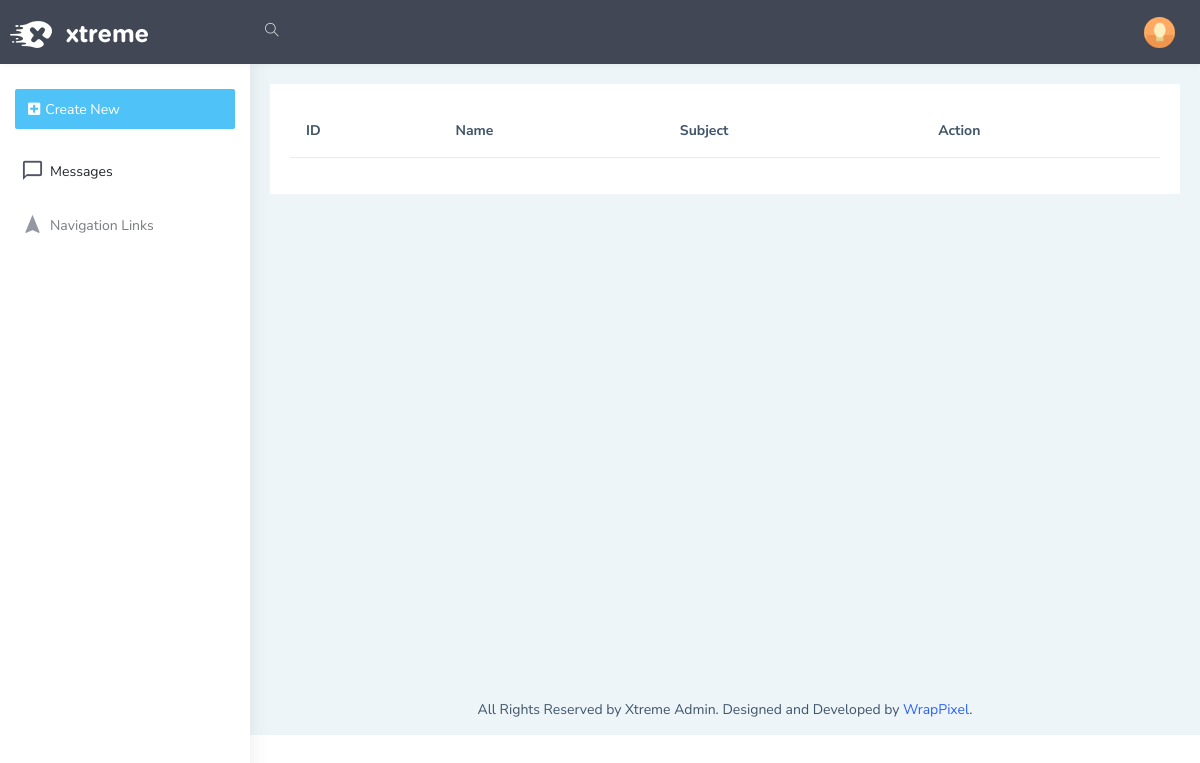
The page /admin/messages on the database as committed earlier.
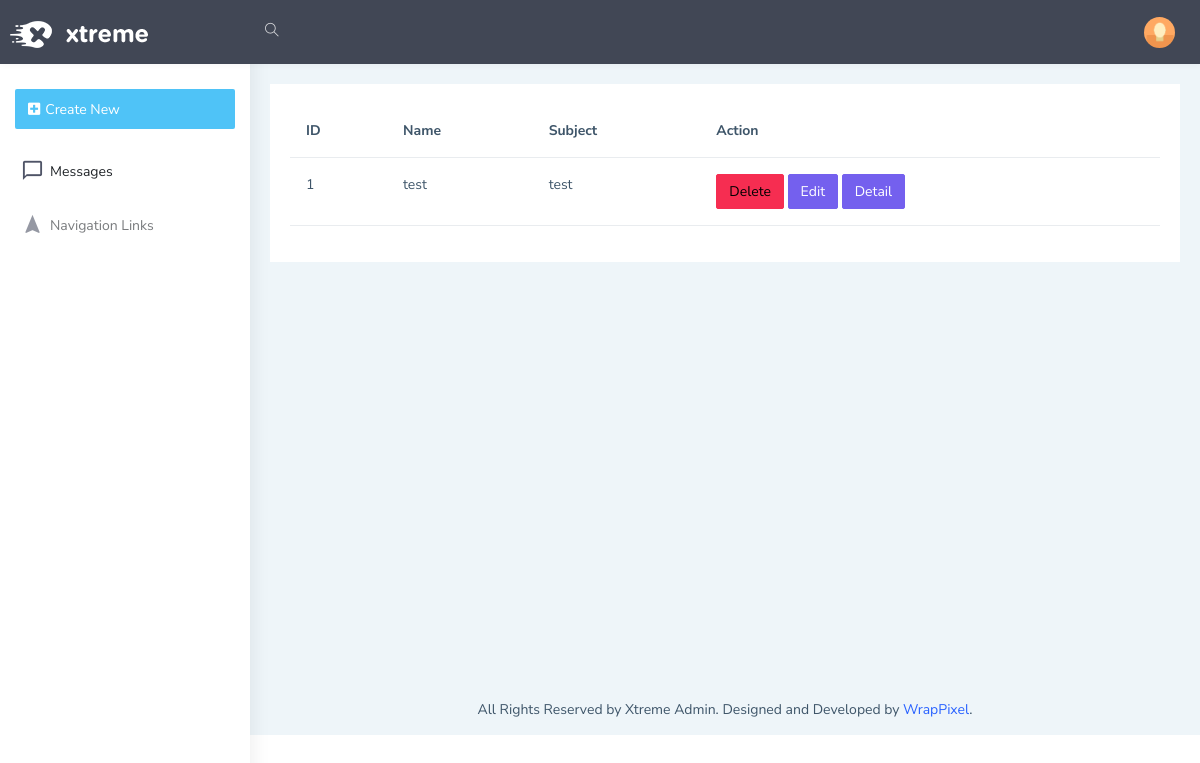
The same page on the database as committed later.
### models.py (models this page shows)
class Messages(db.Model):
    Id=db.Column(db.Integer, primary_key=True, autoincrement=True)
    Name=db.Column(db.String(50), nullable=False)
    Email=db.Column(db.String(50), nullable=False)
    Subject=db.Column(db.String(50), nullable=False)
    Message=db.Column(db.String(255), nullable=False)

### admin/routes.py (the view)
@admin_bp.route('/messages')
def messages():
    messages=Messages.query.all()
    return render_template('admin/messages.html', messages=messages)

### admin/templates/admin/messages.html
{% extends 'admin/layout.html' %}
{% block body %}
<table class="table">
    <thead>
      <tr>
        <th scope="col">ID</th>
        <th scope="col">Name</th>
        <th scope="col">Subject</th>
        <th scope="col">Action</th>
      </tr>
    </thead>
    <tbody>
        {% for message in messages %}
      <tr>
        <td>{{message.Id}}</td>
        <td>{{message.Name}}</td>
        <td>{{message.Subject}}</td>
        <td>
            <a href="/admin/message/delete/{{message.Id}}" class="btn btn-danger">Delete</a>
            <a href="/admin/message/edit/{{message.Id}}" class="btn btn-primary">Edit</a>
            <a href="/admin/message/detail/{{message.Id}}" class="btn btn-primary">Detail</a>
        </td>
      </tr>
      {% endfor %}
    </tbody>
  </table>
{% endblock %}}

Rows that differ between the two databases and show on the page:
added Messages: Id "1", Name "test", Subject "test"
